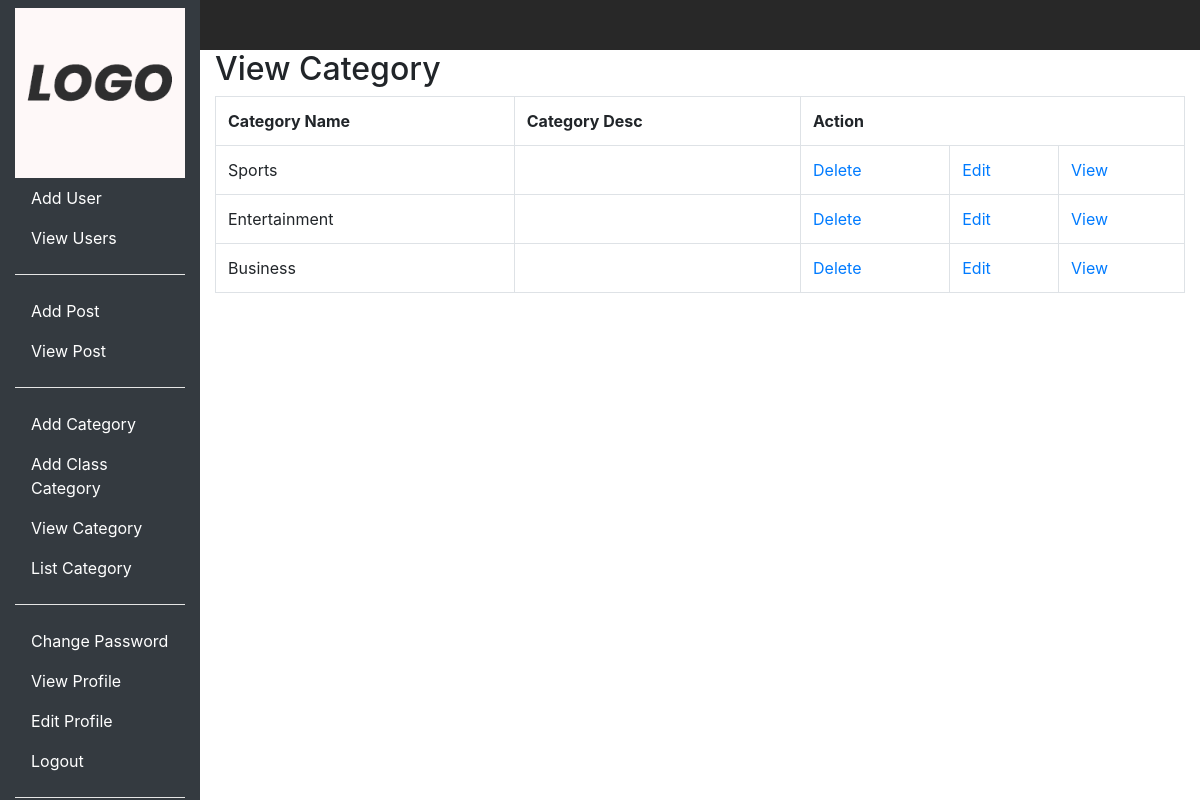
The page /admin-pages/list-category/ (signed in) on the database as committed earlier.
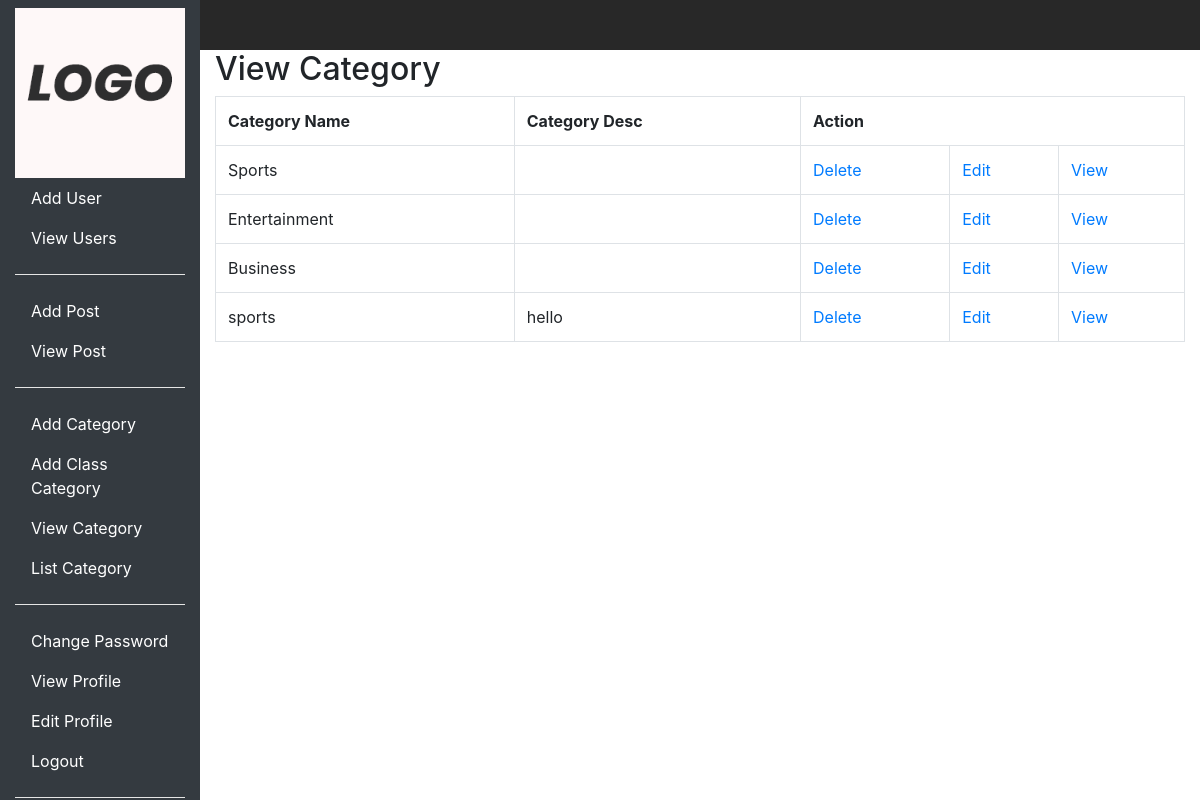
The same page on the database as committed later.
### frontend/models.py (models this page shows, shortened)
class Category(models.Model):
    cat_name = models.CharField(max_length=100, verbose_name='Category Name')
    desc = models.TextField(blank=True, null=True, verbose_name='Description')
    class Meta():
        verbose_name_plural='Post Category'

### backend/views.py (the view)
class ListCategories(LoginRequiredMixin, ListView):
    login_url = '/admin-pages/'
    model = Category
    template_name = 'backend/class-category.html'
    context_object_name = 'list_cat'

### templates/backend/class-category.html (shortened to what this page needs)
{% extends 'backend/base.html' %}
{% load static %}
{% block content %}
<h2>View Category </h2>
<table class="table table-bordered">
    <tr>
        <th>Category Name</th>
        <th>Category Desc</th>
        <th colspan="3">Action</th>
    </tr>
    {% if list_cat %}
        {% for c in list_cat %}
            <tr>
                <td>{{ c.cat_name }}</td>
                <td>{{ c.desc }}</td>
                <td><a href="{% url 'backend:delete_category' c.id %}">Delete</a></td>
                <td><a href="{% url 'backend:up_category' c.id %}">Edit</a></td>
                <td><a href="{% url 'backend:single_category' c.id %}">View</a></td>
            </tr>
        {% endfor %}
    {% endif %}
</table>
{% endblock %}

Rows that differ between the two databases and show on the page:
added Category: cat_name "sports", desc "hello"
